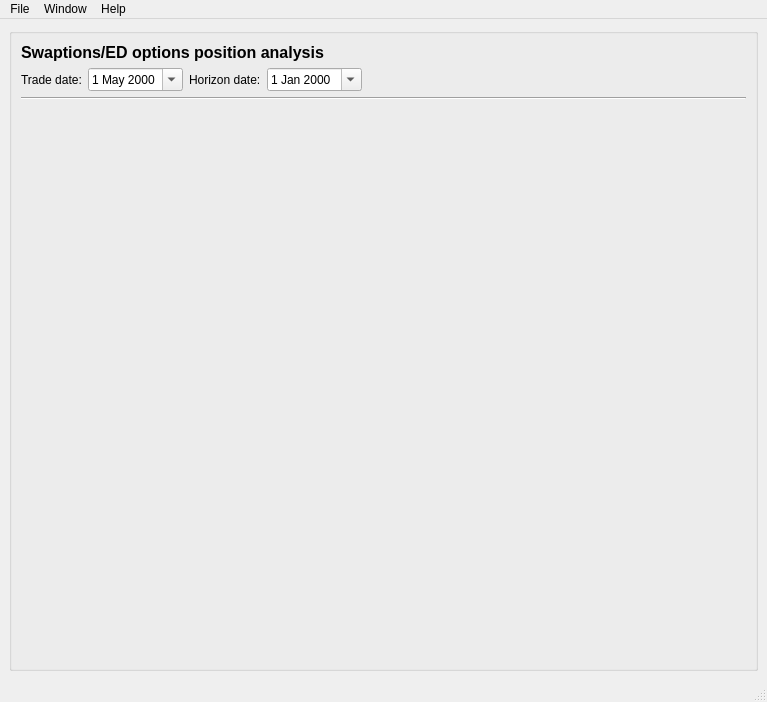
<ui version="4.0" >
 <class>optionCalcMWIN</class>
 <widget class="QMainWindow" name="optionCalcMWIN" >
  <property name="geometry" >
   <rect>
    <x>0</x>
    <y>0</y>
    <width>767</width>
    <height>702</height>
   </rect>
  </property>
  <property name="windowTitle" >
   <string>Option Calculator</string>
  </property>
  <widget class="QWidget" name="centralwidget" >
   <layout class="QVBoxLayout" >
    <property name="spacing" >
     <number>6</number>
    </property>
    <property name="leftMargin" >
     <number>9</number>
    </property>
    <property name="topMargin" >
     <number>9</number>
    </property>
    <property name="rightMargin" >
     <number>9</number>
    </property>
    <property name="bottomMargin" >
     <number>9</number>
    </property>
    <item>
     <widget class="QGroupBox" name="groupBox" >
      <property name="title" >
       <string/>
      </property>
      <layout class="QVBoxLayout" >
       <property name="spacing" >
        <number>6</number>
       </property>
       <property name="leftMargin" >
        <number>9</number>
       </property>
       <property name="topMargin" >
        <number>9</number>
       </property>
       <property name="rightMargin" >
        <number>9</number>
       </property>
       <property name="bottomMargin" >
        <number>9</number>
       </property>
       <item>
        <widget class="QLabel" name="label" >
         <property name="text" >
          <string>&lt;html>&lt;head>&lt;meta name="qrichtext" content="1" />&lt;style type="text/css">
p, li { white-space: pre-wrap; }
&lt;/style>&lt;/head>&lt;body style=" font-family:'MS Shell Dlg 2'; font-size:8.25pt; font-weight:400; font-style:normal; text-decoration:none;">
&lt;p style=" margin-top:0px; margin-bottom:0px; margin-left:0px; margin-right:0px; -qt-block-indent:0; text-indent:0px;">&lt;span style=" font-size:12pt; font-weight:600;">Swaptions/ED options position analysis&lt;/span>&lt;/p>&lt;/body>&lt;/html></string>
         </property>
        </widget>
       </item>
       <item>
        <layout class="QHBoxLayout" >
         <property name="spacing" >
          <number>6</number>
         </property>
         <property name="leftMargin" >
          <number>0</number>
         </property>
         <property name="topMargin" >
          <number>0</number>
         </property>
         <property name="rightMargin" >
          <number>0</number>
         </property>
         <property name="bottomMargin" >
          <number>0</number>
         </property>
         <item>
          <widget class="QLabel" name="label_6" >
           <property name="text" >
            <string>Trade date:</string>
           </property>
          </widget>
         </item>
         <item>
          <widget class="QDateEdit" name="dt_tradeDate" >
           <property name="dateTime" >
            <datetime>
             <hour>0</hour>
             <minute>0</minute>
             <second>0</second>
             <year>2000</year>
             <month>5</month>
             <day>1</day>
            </datetime>
           </property>
           <property name="calendarPopup" >
            <bool>true</bool>
           </property>
           <property name="date" >
            <date>
             <year>2000</year>
             <month>5</month>
             <day>1</day>
            </date>
           </property>
          </widget>
         </item>
         <item>
          <widget class="QLabel" name="label_8" >
           <property name="text" >
            <string>Horizon date:</string>
           </property>
          </widget>
         </item>
         <item>
          <widget class="QDateEdit" name="dt_horizonDate" >
           <property name="calendarPopup" >
            <bool>true</bool>
           </property>
          </widget>
         </item>
         <item>
          <spacer>
           <property name="orientation" >
            <enum>Qt::Horizontal</enum>
           </property>
           <property name="sizeHint" >
            <size>
             <width>81</width>
             <height>20</height>
            </size>
           </property>
          </spacer>
         </item>
        </layout>
       </item>
       <item>
        <widget class="Line" name="line" >
         <property name="orientation" >
          <enum>Qt::Horizontal</enum>
         </property>
        </widget>
       </item>
       <item>
        <widget class="QWidget" native="1" name="chartWidget" >
         <property name="sizePolicy" >
          <sizepolicy vsizetype="Expanding" hsizetype="Expanding" >
           <horstretch>0</horstretch>
           <verstretch>0</verstretch>
          </sizepolicy>
         </property>
         <property name="minimumSize" >
          <size>
           <width>500</width>
           <height>350</height>
          </size>
         </property>
        </widget>
       </item>
      </layout>
     </widget>
    </item>
   </layout>
  </widget>
  <widget class="QMenuBar" name="menubar" >
   <property name="geometry" >
    <rect>
     <x>0</x>
     <y>0</y>
     <width>767</width>
     <height>21</height>
    </rect>
   </property>
   <widget class="QMenu" name="menu_File" >
    <property name="title" >
     <string>File</string>
    </property>
    <addaction name="action_New" />
    <addaction name="action_Open" />
    <addaction name="actionPrint" />
    <addaction name="action_Save" />
    <addaction name="separator" />
    <addaction name="actionExit" />
   </widget>
   <widget class="QMenu" name="menu_Help" >
    <property name="title" >
     <string>Help</string>
    </property>
    <addaction name="actionAbout" />
    <addaction name="actionAbout_Qt" />
   </widget>
   <widget class="QMenu" name="menuWindow" >
    <property name="title" >
     <string>Window</string>
    </property>
    <addaction name="actionScenarios" />
    <addaction name="actionContract_Details" />
    <addaction name="actionPortfolio_Table" />
    <addaction name="actionScenario_Editor" />
    <addaction name="actionTrace_Window" />
   </widget>
   <addaction name="menu_File" />
   <addaction name="menuWindow" />
   <addaction name="menu_Help" />
  </widget>
  <widget class="QStatusBar" name="statusbar" />
  <action name="actionAbout" >
   <property name="text" >
    <string>About</string>
   </property>
  </action>
  <action name="action_New" >
   <property name="text" >
    <string>&amp;New</string>
   </property>
  </action>
  <action name="action_Open" >
   <property name="text" >
    <string>&amp;Open</string>
   </property>
  </action>
  <action name="action_Save" >
   <property name="text" >
    <string>&amp;Save</string>
   </property>
  </action>
  <action name="actionExit" >
   <property name="text" >
    <string>E&amp;xit</string>
   </property>
  </action>
  <action name="actionAbout_Qt" >
   <property name="text" >
    <string>About Qt</string>
   </property>
  </action>
  <action name="actionPrint" >
   <property name="text" >
    <string>&amp;Print</string>
   </property>
  </action>
  <action name="actionProperty_Editor" >
   <property name="text" >
    <string>Property Editor</string>
   </property>
  </action>
  <action name="actionScenarios" >
   <property name="checkable" >
    <bool>true</bool>
   </property>
   <property name="checked" >
    <bool>true</bool>
   </property>
   <property name="text" >
    <string>Chart Setting</string>
   </property>
  </action>
  <action name="actionContract_Details" >
   <property name="checkable" >
    <bool>true</bool>
   </property>
   <property name="checked" >
    <bool>true</bool>
   </property>
   <property name="text" >
    <string>Contract Details</string>
   </property>
  </action>
  <action name="actionPortfolio_Table" >
   <property name="checkable" >
    <bool>true</bool>
   </property>
   <property name="checked" >
    <bool>true</bool>
   </property>
   <property name="text" >
    <string>Portfolio Table</string>
   </property>
  </action>
  <action name="actionTrace_Window" >
   <property name="checkable" >
    <bool>true</bool>
   </property>
   <property name="text" >
    <string>Trace Window</string>
   </property>
  </action>
  <action name="actionScenario_Editor" >
   <property name="checkable" >
    <bool>true</bool>
   </property>
   <property name="checked" >
    <bool>true</bool>
   </property>
   <property name="text" >
    <string>Scenario Editor</string>
   </property>
  </action>
 </widget>
 <resources/>
 <connections/>
</ui>
